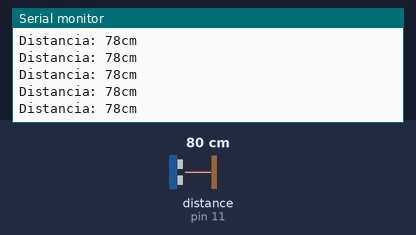
The sketch below on a simulated Arduino Uno, built with avr-gcc and run on an emulated ATmega328P. On the bench: the last lines printed to the serial monitor. Wiring (inferred from the names in the program): ultrasonic range finder: trigger pin 10; echo pin 11. The test bench sets the inputs (shaded band); at power-on: distance to the obstacle (sensor on pin 11) 80 cm. The echo pulse lasts 58.3 µs per cm.

Above: at 1.2 s.
1.3 s: distance to the obstacle (sensor on pin 11) set to 2 cm
At 1.38 s:
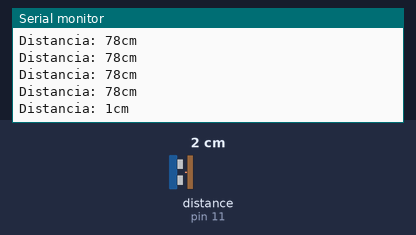
4.3 s: distance to the obstacle (sensor on pin 11) set to 4 cm
At 4.3 s:
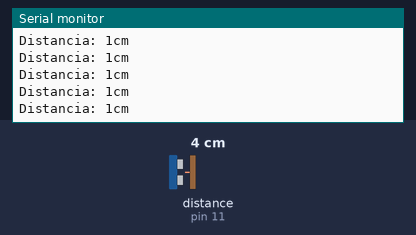
5.8 s: distance to the obstacle (sensor on pin 11) set to 35 cm
At 5.81 s:
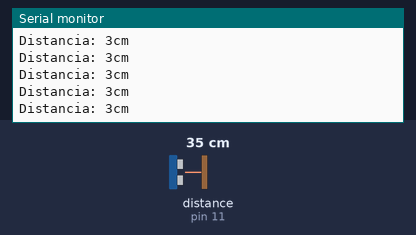
Timing chart, 0 to 8.8 s (numbered marks = the images above; inputs shaded):
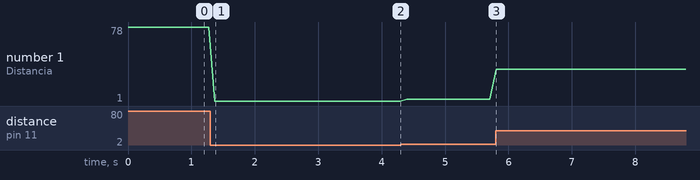

Measured:
- after the input at 1.3 s, the serial monitor: prints a new line after 0.07 s (image 1)
- plotted number 1: 78 → 1 after the input at 1.3 s, 1 → 3 after the input at 4.3 s, 3 → 34 after the input at 5.8 s

The sketch:

Ultrasonido.ino
```cpp
//Hands On Lab - G&S

const int Trigger = 10;               //Asignamos el pin digital 10 para el Trigger del sensor
const int Echo = 11;                  //Asignamos el pin digital 11 para el Echo del sensor

void setup() {
  Serial.begin(9600);                 //Iniciailzamos la comunicación serial a 9600 baudios
  pinMode(Trigger, OUTPUT);           //pin configurado en modo Salida
  pinMode(Echo, INPUT);               //Pin configurado en modo Entrada
  digitalWrite(Trigger, LOW);         //Inicializamos el pin con 0
}

void loop(){
  long t;                             //Variable de timepo que demora en llegar el eco
  long d;                             //Variable de distancia en centimetros

  digitalWrite(Trigger, HIGH);
  delayMicroseconds(10);              //Enviamos un pulso de 10us
  digitalWrite(Trigger, LOW);

  t = pulseIn(Echo, HIGH);            //obtenemos el ancho del pulso
  d = t/59;                           //escalamos el tiempo a una distancia en cm

  Serial.print("Distancia: ");
  Serial.print(d);                    //Enviamos serialmente el valor de la distancia
  Serial.print("cm");
  Serial.println();
  delay(100);                         //Hacemos una pausa de 100ms
}
```
